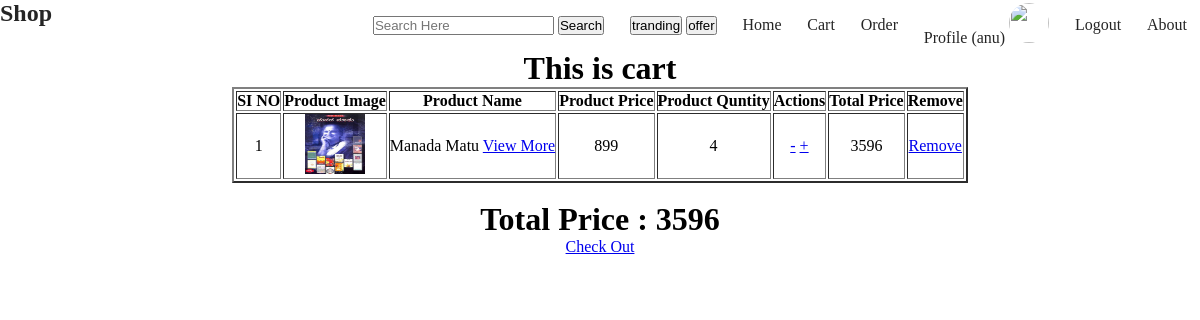
The app's page /carts/cart/ (signed in), older data.
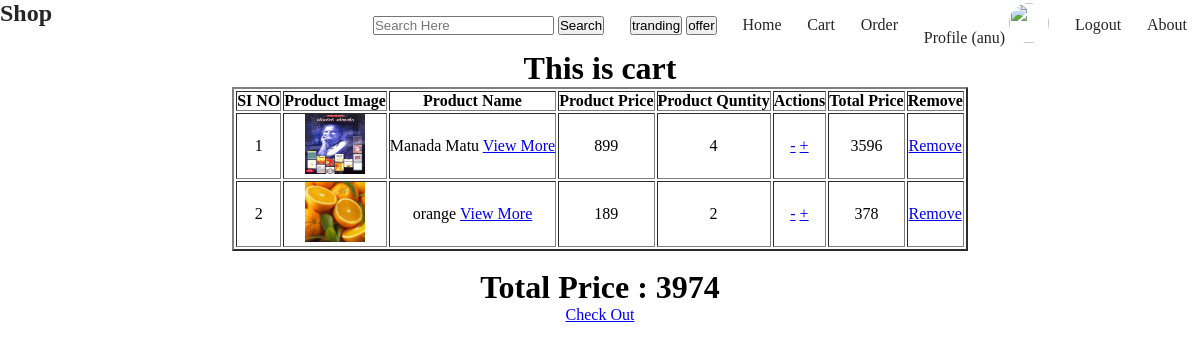
The same page, newer data.
### cart/models.py (models this page shows)
class CartModel(models.Model):
    user=models.ForeignKey(User,on_delete=models.CASCADE)
    prduct=models.ForeignKey(ProductModel,on_delete=models.CASCADE)
    product_count=models.PositiveBigIntegerField(default=1)
    total_price=models.IntegerField()
    created_at=models.DateTimeField(auto_now_add=True)

### product/models.py (models this page shows)
class ProductModel(models.Model):
    category=models.ForeignKey(CategoryModel,on_delete=models.CASCADE)
    pname=models.CharField(max_length=100)
    price=models.IntegerField()
    pdesc=models.TextField()
    quntity=models.IntegerField()
    pimg=models.ImageField(upload_to='product')
    create_at=models.DateTimeField(auto_now_add=True)
    is_delete=models.BooleanField(False)
    is_availble=models.BooleanField(True)
    tranding=models.BooleanField(False,null=True)
    offer=models.BooleanField(False ,null=True)

### cart/views.py (the view)
# urls.py: path('cart/',cart,name='cart'),
def cart(request):
    cart_item=CartModel.objects.filter(user=request.user)
    TA=0
    for i in cart_item:
        TA+=i.total_price
    return render(request,'cart.html',{'cart_item':cart_item,'TA':TA})

### cart/templates/cart.html
{% extends 'main.html' %}
{% block con %}
    <center>
        <h1>This is cart</h1>
        <table border="2px" style="text-align: center;">
            <tr>
                <th>SI NO</th>
                <th>Product Image</th>
                <th>Product Name</th>
                <th>Product Price</th>
                <th>Product Quntity</th>
                <th>Actions</th>
                <th>Total Price</th>
                <th>Remove</th>
            </tr>
            {% for i in cart_item %}
            <tr>
                <td>{{forloop.counter }}</td>
                <td><img src="{{i.prduct.pimg.url}}" alt="" style="height: 60px;width: 60px; "></td>
                <td>{{i.prduct.pname}} <a href="{% url 'read' i.prduct.id %}">View More</a></td>
                <td>{{i.prduct.price}}</td>
                <td>{{i.product_count}}</td>
                <td><a href="{% url 'minus' i.id %}">-</a> <a href="{% url 'plus' i.id %}">+</a></td>
                <td>{{i.total_price}}</td>
                 <td><a href="{% url 'remove' i.id %}">Remove</a></td>
            </tr>
            {% endfor %}
        </table>
        <br>
     <h1>Total Price : {{TA}}</h1>
     <a href="{% url 'checkout' %}">Check Out</a>
    </center>
{% endblock %}

Row changes from the older to the newer data that the page shows:
added CartModel: prduct.pimg (picture), prduct.pname "orange", prduct.price "189", product_count "2", total_price "378"
Text that changed along with them:
{{ TA }}: "3596" → "3974"
